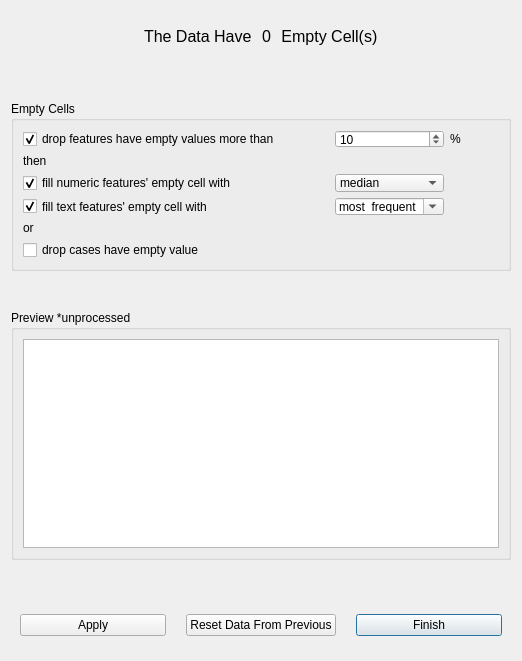
<?xml version="1.0" encoding="UTF-8"?>
<ui version="4.0">
 <class>Deal_With_Empty_Dialog</class>
 <widget class="QDialog" name="Deal_With_Empty_Dialog">
  <property name="geometry">
   <rect>
    <x>0</x>
    <y>0</y>
    <width>518</width>
    <height>661</height>
   </rect>
  </property>
  <property name="windowTitle">
   <string>Deal With Empty values</string>
  </property>
  <property name="modal">
   <bool>false</bool>
  </property>
  <layout class="QVBoxLayout" name="verticalLayout" stretch="1,0,2,0,3,0,1">
   <item>
    <widget class="QWidget" name="widget_2" native="true">
     <property name="minimumSize">
      <size>
       <width>0</width>
       <height>50</height>
      </size>
     </property>
     <layout class="QHBoxLayout" name="horizontalLayout">
      <item>
       <spacer name="horizontalSpacer">
        <property name="orientation">
         <enum>Qt::Horizontal</enum>
        </property>
        <property name="sizeHint" stdset="0">
         <size>
          <width>40</width>
          <height>20</height>
         </size>
        </property>
       </spacer>
      </item>
      <item>
       <widget class="QLabel" name="label">
        <property name="styleSheet">
         <string notr="true">font-weight:400;
font-size:16px;</string>
        </property>
        <property name="text">
         <string>The Data Have </string>
        </property>
       </widget>
      </item>
      <item>
       <widget class="QLabel" name="empty_cell_num_label">
        <property name="styleSheet">
         <string notr="true">font-weight:400;
font-size:16px;</string>
        </property>
        <property name="text">
         <string>0</string>
        </property>
       </widget>
      </item>
      <item>
       <widget class="QLabel" name="label_6">
        <property name="styleSheet">
         <string notr="true">font-weight:400;
font-size:16px;</string>
        </property>
        <property name="text">
         <string> Empty Cell(s)</string>
        </property>
       </widget>
      </item>
      <item>
       <spacer name="horizontalSpacer_2">
        <property name="orientation">
         <enum>Qt::Horizontal</enum>
        </property>
        <property name="sizeHint" stdset="0">
         <size>
          <width>40</width>
          <height>20</height>
         </size>
        </property>
       </spacer>
      </item>
     </layout>
    </widget>
   </item>
   <item>
    <spacer name="verticalSpacer">
     <property name="orientation">
      <enum>Qt::Vertical</enum>
     </property>
     <property name="sizeHint" stdset="0">
      <size>
       <width>20</width>
       <height>40</height>
      </size>
     </property>
    </spacer>
   </item>
   <item>
    <widget class="QGroupBox" name="empty_cell_groupBox">
     <property name="minimumSize">
      <size>
       <width>400</width>
       <height>170</height>
      </size>
     </property>
     <property name="title">
      <string>Empty Cells</string>
     </property>
     <layout class="QGridLayout" name="gridLayout_2">
      <item row="4" column="0">
       <widget class="QLabel" name="label_4">
        <property name="text">
         <string>or</string>
        </property>
       </widget>
      </item>
      <item row="2" column="1">
       <spacer name="horizontalSpacer_3">
        <property name="orientation">
         <enum>Qt::Horizontal</enum>
        </property>
        <property name="sizeHint" stdset="0">
         <size>
          <width>40</width>
          <height>20</height>
         </size>
        </property>
       </spacer>
      </item>
      <item row="5" column="0">
       <widget class="QCheckBox" name="drop_empty_case_cb">
        <property name="text">
         <string>drop cases have empty value</string>
        </property>
       </widget>
      </item>
      <item row="0" column="0">
       <widget class="QCheckBox" name="drop_feature_by_threshold_cb">
        <property name="text">
         <string>drop features have empty values more than</string>
        </property>
        <property name="checked">
         <bool>true</bool>
        </property>
       </widget>
      </item>
      <item row="2" column="0">
       <widget class="QCheckBox" name="fill_num_empty_with_cb">
        <property name="text">
         <string>fill numeric features' empty cell with</string>
        </property>
        <property name="checked">
         <bool>true</bool>
        </property>
       </widget>
      </item>
      <item row="0" column="2">
       <widget class="QSpinBox" name="threshold_sb">
        <property name="value">
         <number>10</number>
        </property>
       </widget>
      </item>
      <item row="0" column="3">
       <widget class="QLabel" name="label_2">
        <property name="text">
         <string>%</string>
        </property>
       </widget>
      </item>
      <item row="2" column="2">
       <widget class="QComboBox" name="fill_num_with_comb">
        <item>
         <property name="text">
          <string>median</string>
         </property>
        </item>
        <item>
         <property name="text">
          <string>mean</string>
         </property>
        </item>
        <item>
         <property name="text">
          <string>most_frequent</string>
         </property>
        </item>
       </widget>
      </item>
      <item row="2" column="3">
       <spacer name="horizontalSpacer_4">
        <property name="orientation">
         <enum>Qt::Horizontal</enum>
        </property>
        <property name="sizeHint" stdset="0">
         <size>
          <width>40</width>
          <height>20</height>
         </size>
        </property>
       </spacer>
      </item>
      <item row="1" column="0">
       <widget class="QLabel" name="label_3">
        <property name="text">
         <string>then</string>
        </property>
       </widget>
      </item>
      <item row="3" column="0">
       <widget class="QCheckBox" name="fill_text_with_cb">
        <property name="text">
         <string>fill text features' empty cell with</string>
        </property>
        <property name="checked">
         <bool>true</bool>
        </property>
       </widget>
      </item>
      <item row="3" column="2">
       <widget class="QComboBox" name="fill_text_with_comb">
        <property name="toolTip">
         <string>只能选择众数或者输入一个自定义的类别（不推荐）</string>
        </property>
        <property name="editable">
         <bool>true</bool>
        </property>
        <item>
         <property name="text">
          <string>most_frequent</string>
         </property>
        </item>
       </widget>
      </item>
     </layout>
    </widget>
   </item>
   <item>
    <spacer name="verticalSpacer_2">
     <property name="orientation">
      <enum>Qt::Vertical</enum>
     </property>
     <property name="sizeHint" stdset="0">
      <size>
       <width>20</width>
       <height>40</height>
      </size>
     </property>
    </spacer>
   </item>
   <item>
    <widget class="QGroupBox" name="table_groupBox">
     <property name="minimumSize">
      <size>
       <width>500</width>
       <height>250</height>
      </size>
     </property>
     <property name="title">
      <string>Preview *unprocessed</string>
     </property>
     <layout class="QVBoxLayout" name="verticalLayout_3">
      <item>
       <widget class="QTableWidget" name="tableWidget"/>
      </item>
     </layout>
    </widget>
   </item>
   <item>
    <spacer name="verticalSpacer_3">
     <property name="orientation">
      <enum>Qt::Vertical</enum>
     </property>
     <property name="sizeHint" stdset="0">
      <size>
       <width>20</width>
       <height>40</height>
      </size>
     </property>
    </spacer>
   </item>
   <item>
    <widget class="QWidget" name="widget" native="true">
     <property name="minimumSize">
      <size>
       <width>0</width>
       <height>50</height>
      </size>
     </property>
     <layout class="QGridLayout" name="gridLayout">
      <property name="horizontalSpacing">
       <number>20</number>
      </property>
      <item row="0" column="2">
       <widget class="QPushButton" name="finish_btn">
        <property name="text">
         <string>Finish</string>
        </property>
       </widget>
      </item>
      <item row="0" column="0">
       <widget class="QPushButton" name="apply_btn">
        <property name="text">
         <string>Apply</string>
        </property>
       </widget>
      </item>
      <item row="0" column="1">
       <widget class="QPushButton" name="reset_btn">
        <property name="text">
         <string>Reset Data From Previous</string>
        </property>
       </widget>
      </item>
     </layout>
    </widget>
   </item>
  </layout>
 </widget>
 <resources/>
 <connections>
  <connection>
   <sender>apply_btn</sender>
   <signal>clicked()</signal>
   <receiver>Deal_With_Empty_Dialog</receiver>
   <slot>apply_handler()</slot>
   <hints>
    <hint type="sourcelabel">
     <x>129</x>
     <y>583</y>
    </hint>
    <hint type="destinationlabel">
     <x>105</x>
     <y>259</y>
    </hint>
   </hints>
  </connection>
  <connection>
   <sender>finish_btn</sender>
   <signal>clicked()</signal>
   <receiver>Deal_With_Empty_Dialog</receiver>
   <slot>finish_handler()</slot>
   <hints>
    <hint type="sourcelabel">
     <x>351</x>
     <y>587</y>
    </hint>
    <hint type="destinationlabel">
     <x>379</x>
     <y>260</y>
    </hint>
   </hints>
  </connection>
 </connections>
 <slots>
  <slot>apply_handler()</slot>
  <slot>finish_handler()</slot>
 </slots>
</ui>
